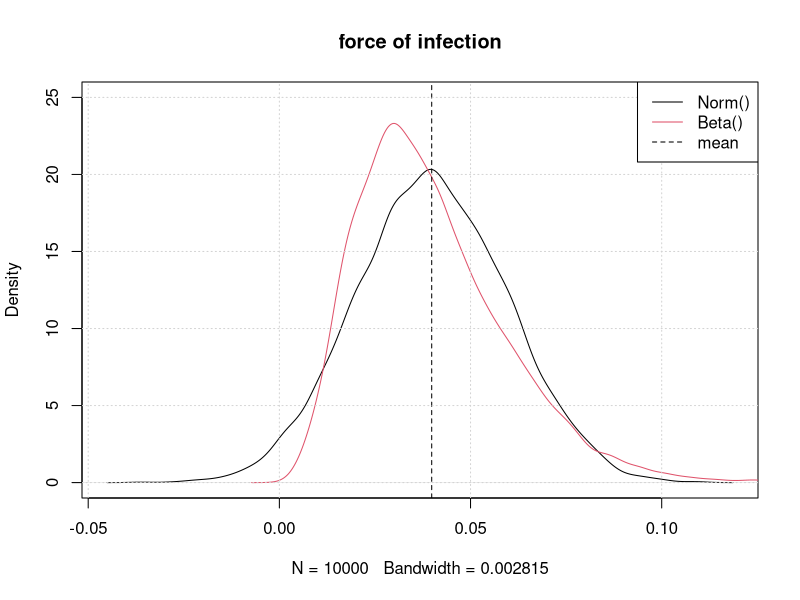
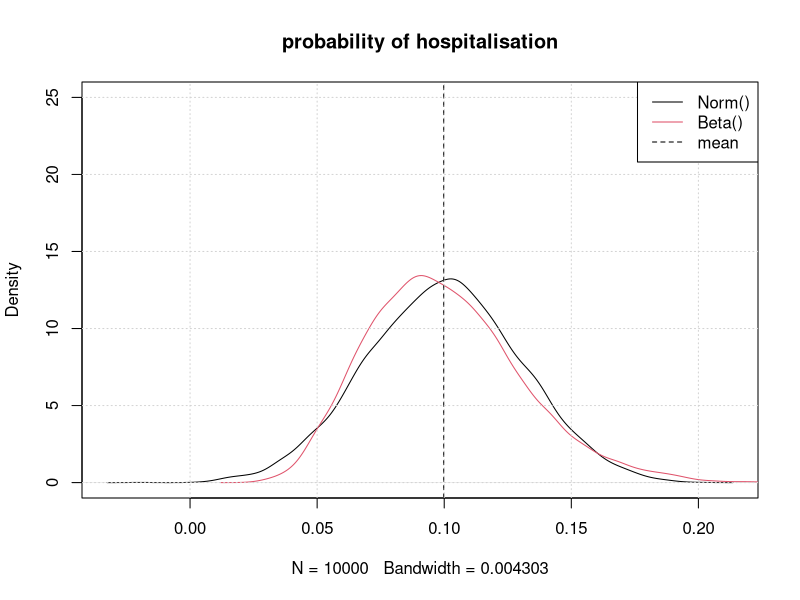
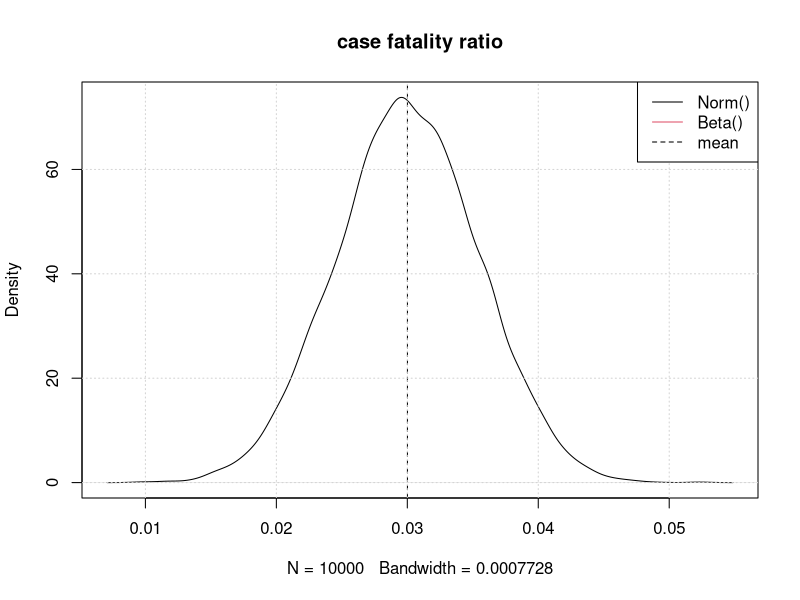
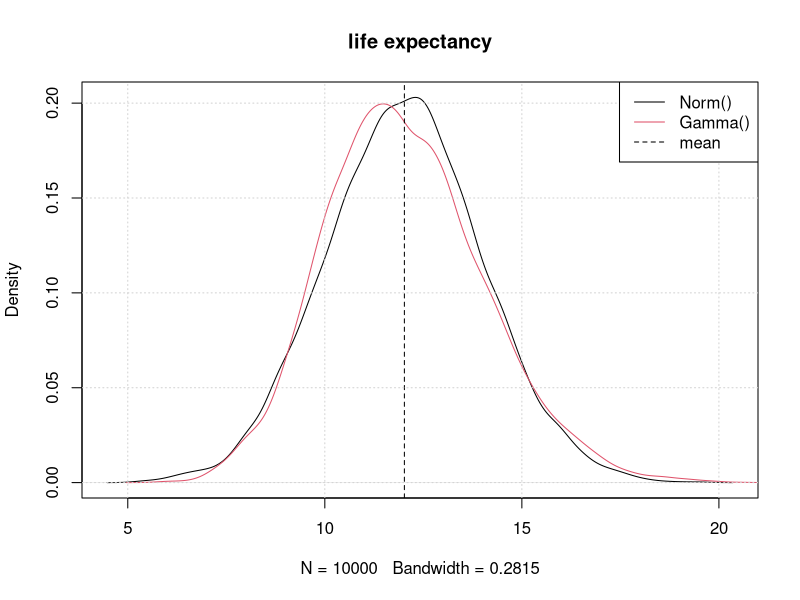
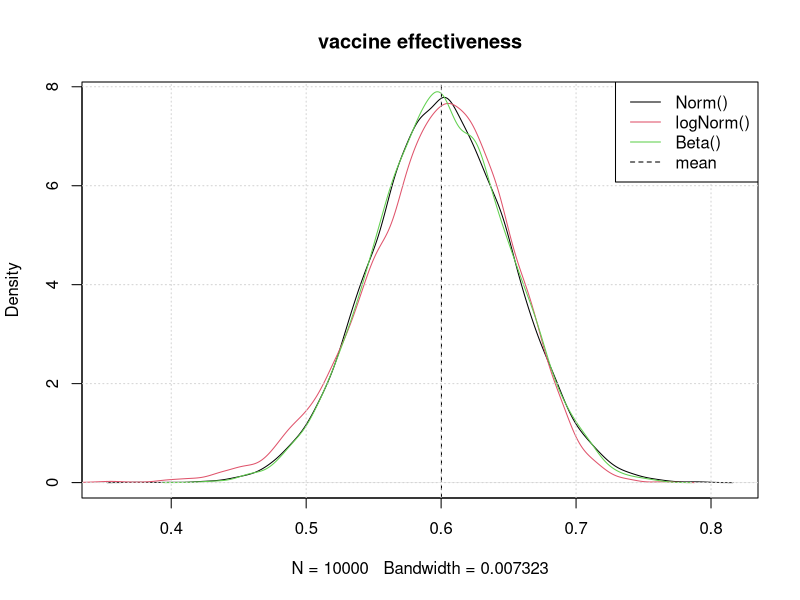
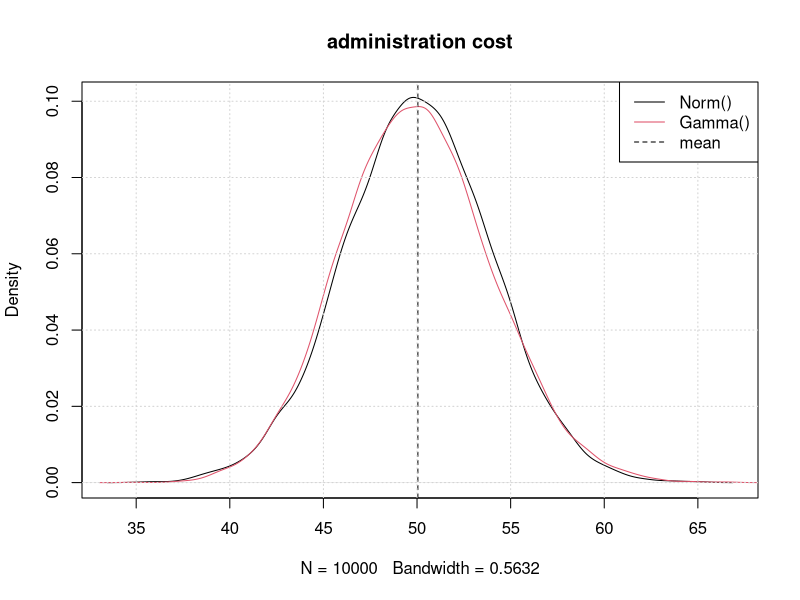
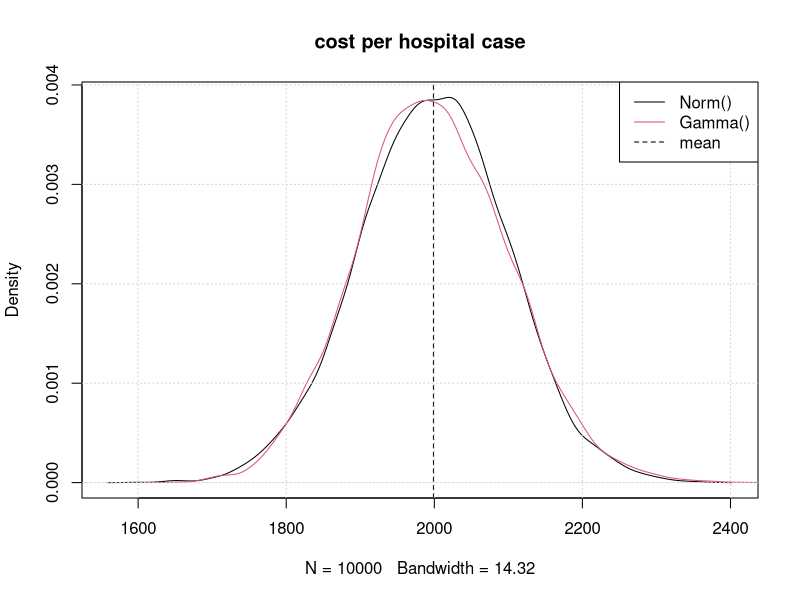
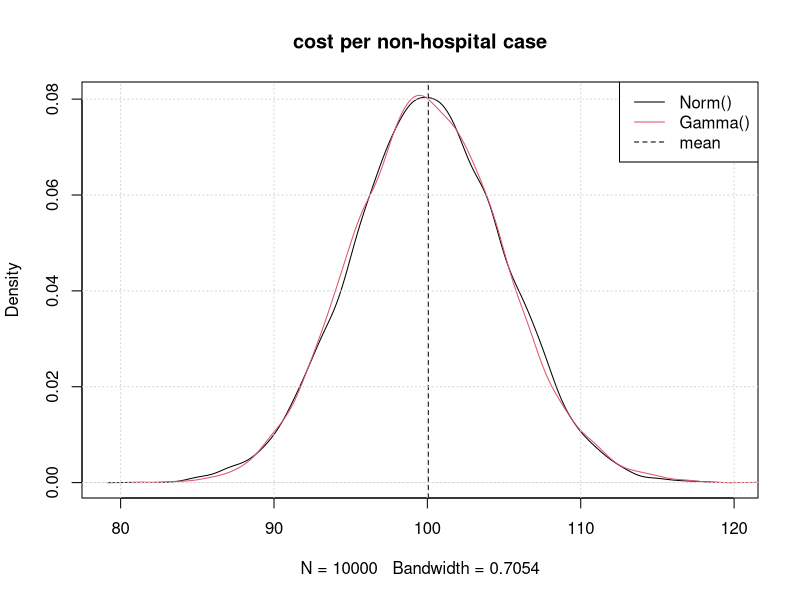

Write R code to recreate these figures, in order.
## ---- chunk 1
set.seed(2020)

knitr::opts_chunk$set(fig.cap='', fig.align="center", message=FALSE, warning=FALSE, fig.height = 6, fig.width = 10)

show_results = FALSE

## ---- chunk 2
nsamples = 10000

## ---- chunk 3

set.seed(5698) # use this to get exactly the same results each time you run the code (e.g. for code checking)
sample(10)
sample(10)

# start over...
set.seed(5698) # use this to get exactly the same results each time you run the code (e.g. for code checking)
sample(10)
## ---- chunk 4

set.seed(5698) # use this to get exactly the same results each time you run the code (e.g. for code checking)

# if probability (p) and sample size (n) given: se = sqrt(p*(1-p)/n
force_of_infection_norm      = rnorm(nsamples,0.04, sqrt(0.04 * (1-0.04) / 100))	
p_hospital_norm   = rnorm(nsamples,0.1, sqrt(0.1 * (1-0.1) / 100))		  
case_fatality_ratio_norm      = rnorm(nsamples,0.03, sqrt(0.03 * (1-0.03) / 1000)) 

# if mean and se given (and n unknown)
life_expectancy_norm = rnorm(nsamples,12,2)	

# if CI given: se = (CI_high - CI_low)/(2*1.96)
vaccine_efficacy_norm       = rnorm(nsamples,0.6, (0.7 - 0.5) / (2 * 1.96))			

# if mean and se given
adm_cost_norm       = rnorm(nsamples, 50, 4)		
cost_hosp_norm      = rnorm(nsamples, 2000, 100)
cost_non_hosp_norm  = rnorm(nsamples, 100, 5)	
QALYloss_hosp_case_norm      = rnorm(nsamples, 0.018, 0.0018) 
QALYloss_non_hosp_case_norm  = rnorm(nsamples, 0.0082, 0.0018)
## ---- chunk 5
sample_gamma <- function(nsamples, mean, se){
  rgamma(nsamples, shape = mean^2 / se^2, rate = mean / se^2)
}

sample_beta_event <- function(nsamples, events, sample_size){
  return(rbeta(nsamples, shape1 = events , shape2 = sample_size - events))
}

sample_beta_mean <- function(nsamples, mean, se){
  alpha = mean^2 * (1 - mean) / se^2 
  beta  = alpha * (1 - mean) / mean
  return(rbeta(nsamples, shape1 = alpha, shape2 = beta))
}
## ---- chunk 6

# probability
force_of_infection_beta    = sample_beta_event(nsamples,4,100)
p_hospital_beta            = sample_beta_event(nsamples,10,100)
case_fatality_ratio_beta   = sample_beta_event(nsamples,30,100)

# count data
life_expectancy_gamma =  sample_gamma(nsamples,12,2)

# efficacy =  probability 
vaccine_efficacy_beta = sample_beta_mean(nsamples, mean = 0.6, se = (0.7-0.5)/(2*1.96))

# efficacy = 1-RR
vaccine_efficacy_lognormal = 1 - exp(rnorm(nsamples,log(0.4),(log(0.5)-log(0.3))/(2*1.96)))
  
# cost = count data
adm_cost_gamma = sample_gamma(nsamples, 50, 4)
cost_hosp_gamma = sample_gamma(nsamples, 2000, 100)
cost_non_hosp_gamma = sample_gamma(nsamples, 100, 5)

# utility, not-negative: beta
QALYloss_hosp_case_beta = sample_beta_mean(nsamples, 0.018, 0.0018)

# utility, not-negative: beta
QALYloss_non_hosp_case_beta = sample_beta_mean(nsamples, 0.0082, 0.0018)

## ---- chunk 7

plot(density(force_of_infection_norm), main = 'force of infection', ylim = c(0,25))
lines(density(force_of_infection_beta),col = 2)
abline(v = mean(force_of_infection_norm), lty = 2)
grid()
legend('topright',
      c('Norm()','Beta()', 'mean'),
      col = c(1,2,1),
      lty=c(1,1,2),
      lwd=1)
## ---- chunk 8

plot(density(p_hospital_norm), main = 'probability of hospitalisation', ylim = c(0,25))
lines(density(p_hospital_beta),col = 2)
abline(v = mean(p_hospital_norm), lty = 2)
grid()
legend('topright',
      c('Norm()','Beta()', 'mean'),
      col = c(1,2,1),
      lty=c(1,1,2),
      lwd=1)


plot(density(case_fatality_ratio_norm), main = 'case fatality ratio')
lines(density(case_fatality_ratio_beta),col = 2)
abline(v = mean(case_fatality_ratio_norm), lty = 2)
grid()
legend('topright',
      c('Norm()','Beta()', 'mean'),
      col = c(1,2,1),
      lty=c(1,1,2),
      lwd=1)


plot(density(life_expectancy_norm), main = 'life expectancy')
lines(density(life_expectancy_gamma),col = 2)
abline(v = mean(life_expectancy_norm), lty = 2)
grid()
legend('topright',
      c('Norm()','Gamma()', 'mean'),
      col = c(1,2,1),
      lty=c(1,1,2),
      lwd=1)


plot(density(vaccine_efficacy_norm), main = 'vaccine effectiveness')
lines(density(vaccine_efficacy_lognormal),col = 2)
lines(density(vaccine_efficacy_beta),col = 3)
abline(v = mean(vaccine_efficacy_norm), lty = 2)
grid()
legend('topright',
      c('Norm()','logNorm()','Beta()', 'mean'),
      col = c(1,2,3,1),
      lty=c(1,1,1,2),
      lwd=1)

plot(density(adm_cost_norm), main = 'administration cost')
lines(density(adm_cost_gamma),col = 2)
abline(v = mean(adm_cost_norm), lty = 2)
grid()
legend('topright',
      c('Norm()','Gamma()', 'mean'),
      col = c(1,2,1),
      lty=c(1,1,2),
      lwd=1)

plot(density(cost_hosp_norm), main = 'cost per hospital case')
lines(density(cost_hosp_gamma),col = 2)
abline(v = mean(cost_hosp_norm), lty = 2)
grid()
legend('topright',
      c('Norm()','Gamma()', 'mean'),
      col = c(1,2,1),
      lty=c(1,1,2),
      lwd=1)

plot(density(cost_non_hosp_norm), main = 'cost per non-hospital case')
lines(density(cost_non_hosp_gamma),col = 2)
abline(v = mean(cost_non_hosp_norm), lty = 2)
grid()
legend('topright',
      c('Norm()','Gamma()', 'mean'),
      col = c(1,2,1),
      lty=c(1,1,2),
      lwd=1)

plot(density(QALYloss_hosp_case_norm), main = 'QALY loss per hospital case')
lines(density(QALYloss_hosp_case_beta),col = 2)
abline(v = mean(QALYloss_hosp_case_norm), lty = 2)
grid()
legend('topright',
      c('Norm()','Beta()', 'mean'),
      col = c(1,2,1),
      lty=c(1,1,2),
      lwd=1)

plot(density(QALYloss_non_hosp_case_norm), main = 'QALY loss per non-hospital case')
lines(density(QALYloss_non_hosp_case_beta),col = 2)
abline(v = mean(QALYloss_non_hosp_case_norm), lty = 2)
grid()
legend('topright',
      c('Norm()','Beta()', 'mean'),
      col = c(1,2,1),
      lty=c(1,1,2),
      lwd=1)

## ---- chunk 9
# over to you...
## ---- chunk 10

 
# * force of infection: sample size rather small for Normal distribution, use Beta
# * probability of hospitalisation: sample size rather small for Normal distribution, use Beta
# * case fatality ratio: sample size rather small for Normal distribution, use Beta
# 
# * life expectancy: Normal and Beta distribution OK
# * vaccine effectiveness: Normal, logNormal and Beta distributions OK		
# * administration cost: Normal and Gamma distributions OK
# * cost per hospital case: Normal and Gamma distributions OK
# * cost per non-hospital case: Normal and Gamma distribution OK
# * QALY loss per hospital case: Normal and Beta distribution OK
# 
# * QALY loss per non-hospital case: sample size rather small for normal distribution, use Beta
